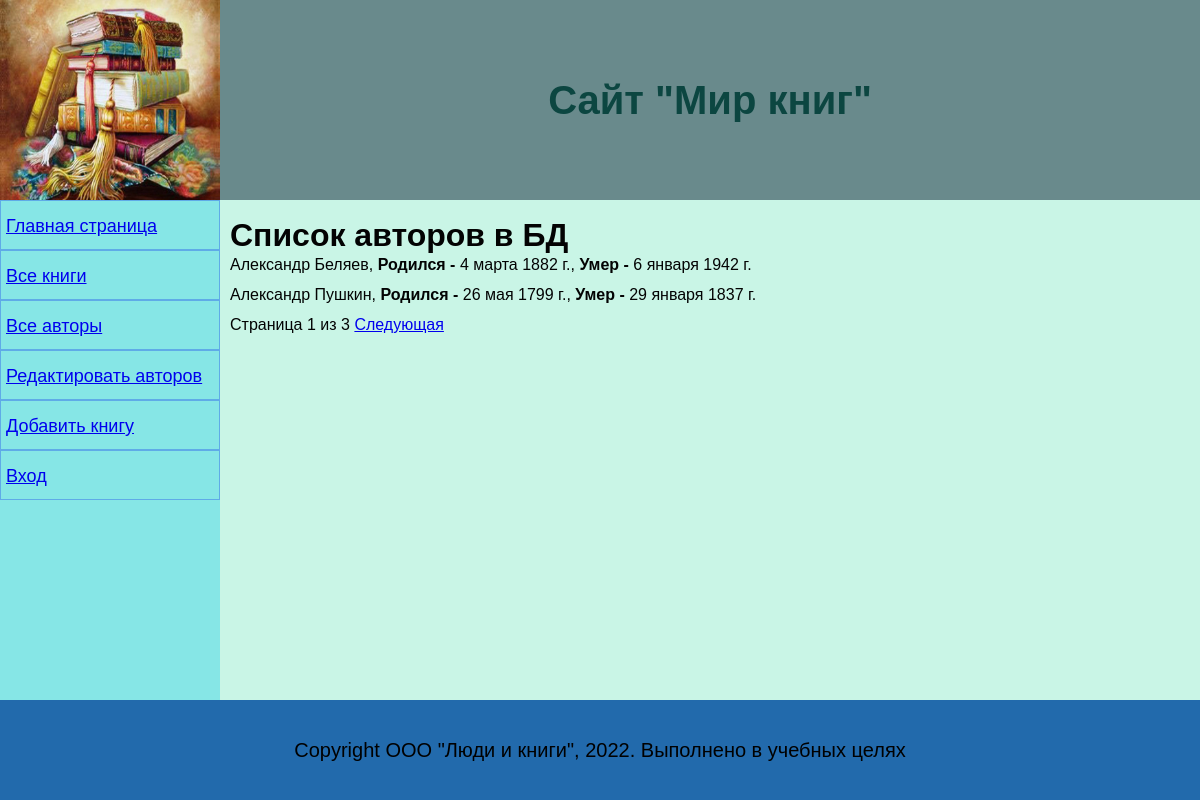
Screenshot of /authors/ with the database file from the repository.
### catalog/models.py (models this page shows, shortened)
class Author(models.Model):
    first_name=models.CharField(max_length=100,help_text="Введите имя автора",verbose_name="Имя автора")
    last_name=models.CharField(max_length=100,help_text="Введите фамилию автора",verbose_name="Фамилия автора")
    date_of_birth=models.DateField(help_text="Введите дату рождения",verbose_name="Дата рождения",null=True,blank=True)
    date_of_death=models.DateField(help_text="Введите дату смерти",verbose_name="Дата смерти",null=True,blank=True)

### catalog/views.py (the view)
# urls.py: re_path(r'^authors/$', views.AuthorListView.as_view(), name="authors"),
class AuthorListView(generic.ListView):
    model = Author
    paginate_by = 2

### catalog/templates/catalog/author_list.html
{% extends "base_generic.html" %}
{% block content %}
<h1>Список авторов в БД</h1>
{% if author_list %}
{% for author in author_list.all %}
<p>{{ author.first_name }}   {{ author.last_name }},
<strong>Родился -</strong> {{ author.date_of_birth }},
<strong>Умер -</strong> {{ author.date_of_death }}</p>
{% endfor %}
{% else %}
<p>В базе данных нет авторов</p>
{% endif %}
{% endblock %}

### catalog/static/css/styles.css (style rules this page uses)
* { margin: 0; padding: 0; box-sizing: border-box; }
body { background-color: rgb(201, 245, 230); display: flex; min-height: 100vh; flex-direction: column; min-width: 650px; }

### rows the page displays
Author: first_name "Александр", last_name "Беляев", date_of_birth "4 марта 1882 г.", date_of_death "6 января 1942 г."
Author: first_name "Александр", last_name "Пушкин", date_of_birth "26 мая 1799 г.", date_of_death "29 января 1837 г."

### other values shown
{{ page_obj.number }} "1"
{{ page_obj.paginator.num_pages }} "3"
